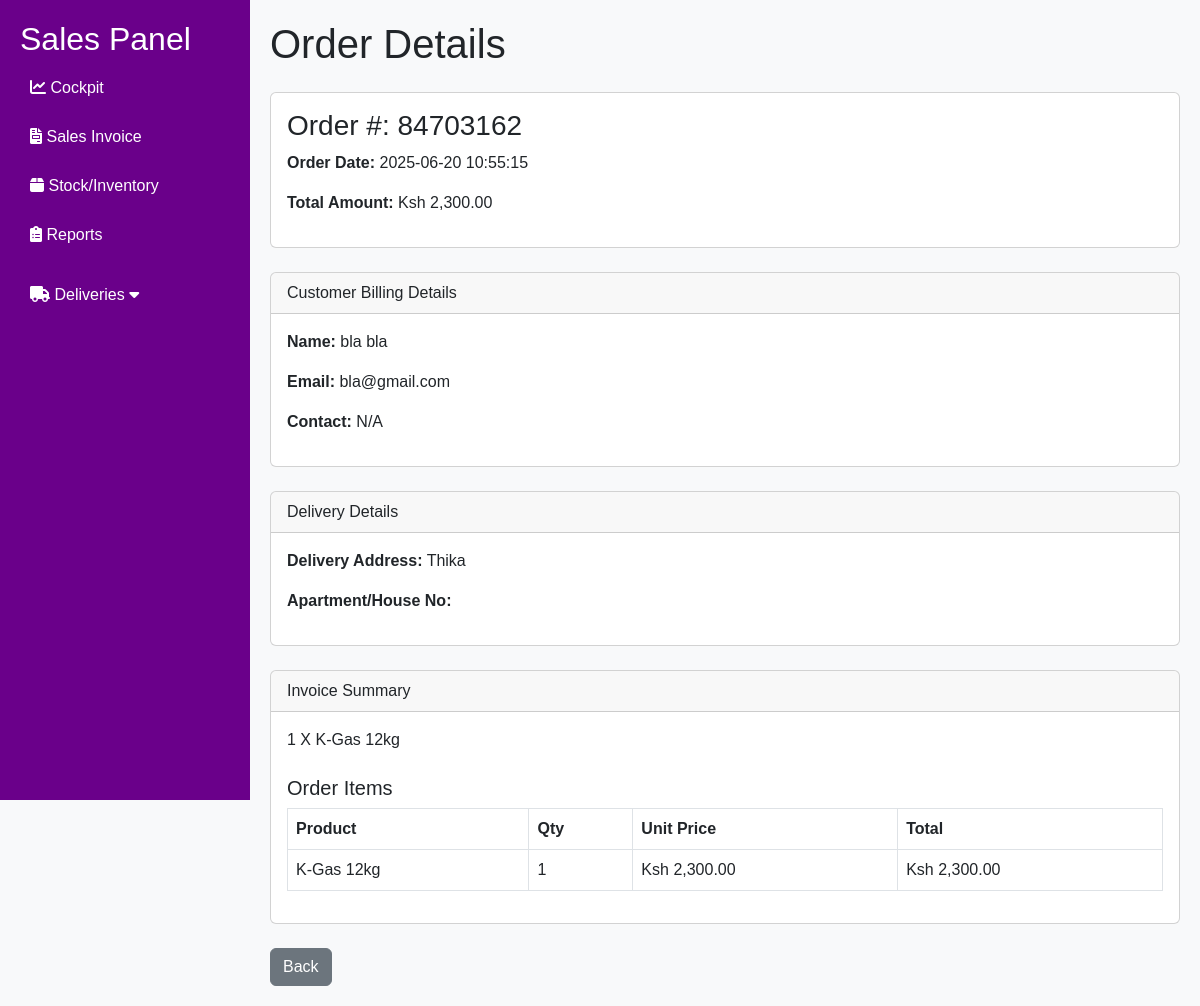
/staff/view_orders.php?order_id=116 (signed in), run on the app's committed database.
### tables this page shows
CREATE TABLE `orders` (
  `order_id` int(11) NOT NULL,
  `invoice_summary` text DEFAULT NULL,
  `total_amount` int(11) DEFAULT NULL,
  `order_date` varchar(50) DEFAULT NULL,
  `order_number` varchar(50) DEFAULT NULL,
  `order_status` varchar(20) DEFAULT 'new',
  `cust_id` int(11) DEFAULT NULL,
  `billing_info` text DEFAULT NULL,
  `delivery_info` text DEFAULT NULL,
  `is_new` tinyint(1) DEFAULT 1
);

CREATE TABLE `order_items` (
  `order_item_id` int(10) UNSIGNED NOT NULL,
  `order_id` int(10) UNSIGNED DEFAULT NULL,
  `product_id` int(10) UNSIGNED DEFAULT NULL,
  `quantity` int(11) DEFAULT NULL,
  `unit_price` decimal(10,2) DEFAULT NULL,
  `product_name` varchar(255) DEFAULT NULL
);

### staff/view_orders.php (the view, shortened to what this page needs)
<?php
$orderId = intval($_GET['order_id']);
require_once('../includes/db.php');
$orderQuery = "SELECT order_number, order_date, invoice_summary, total_amount, billing_info, delivery_info FROM orders WHERE order_id = ?";
$stmt = $conn->prepare($orderQuery);
$stmt->bind_param("i", $orderId);
$stmt->execute();
$result = $stmt->get_result();
$order = $result->fetch_assoc();
$billing_info = json_decode($order['billing_info'], true);
$delivery_info = json_decode($order['delivery_info'], true);
$orderItemsQuery = "SELECT product_name, quantity, unit_price FROM order_items WHERE order_id = ?";
$stmt2 = $conn->prepare($orderItemsQuery);
$stmt2->bind_param("i", $orderId);
$stmt2->execute();
$result2 = $stmt2->get_result();
$orderItems = [];
while ($row = $result2->fetch_assoc()) {
    $orderItems[] = $row;
}
?>
<!DOCTYPE html>
<html lang="en">
<head>
  <link href="https://cdn.jsdelivr.net/npm/bootstrap@5.3.0/dist/css/bootstrap.min.css" rel="stylesheet">
  <link rel="stylesheet" href="https://cdnjs.cloudflare.com/ajax/libs/font-awesome/6.0.0/css/all.min.css">
</head>
<body class="bg-light">
  <div class="d-flex">
    <div class="sidebar">
      <h2>Sales Panel</h2>
      <a href="/OceanGas/staff/sales_staff_dashboard.php" class="<?php echo (basename($_SERVER['PHP_SELF']) === 'sales_staff_dashboard.php') ? 'active' : ''; ?>">
        <i class="fas fa-chart-line"></i> Cockpit
      </a>
      <a href="/OceanGas/staff/sales_invoice.php"><i class="fas fa-file-invoice"></i> Sales Invoice</a>
      <a href="/OceanGas/staff/stock_sales.php"><i class="fas fa-box"></i> Stock/Inventory</a>
      <a href="/OceanGas/staff/reports.php"><i class="fas fa-clipboard-list"></i> Reports</a>
      <div class="dropdown mt-3">
        <button class="dropdown-btn">
          <i class="fas fa-truck"></i> Deliveries <i class="fas fa-caret-down ms-auto"></i>
        </button>
      </div>
    </div>
    <div class="flex-grow-1 main-content">
      <h1 class="mb-4">Order Details</h1>
      <div class="card mb-4">
        <div class="card-body">
          <h3 class="card-title">Order #: <?php echo htmlspecialchars($order['order_number']); ?></h3>
          <p><strong>Order Date:</strong> <?php echo htmlspecialchars($order['order_date']); ?></p>
          <p><strong>Total Amount:</strong> Ksh <?php echo number_format($order['total_amount'], 2); ?></p>
        </div>
      </div>
      <div class="card mb-4">
        <div class="card-header">Customer Billing Details</div>
        <div class="card-body">
          <?php if ($billing_info): ?>
            <p><strong>Name:</strong> <?php echo htmlspecialchars($billing_info['name'] ?? 'N/A'); ?></p>
            <p><strong>Email:</strong> <?php echo htmlspecialchars($billing_info['email'] ?? 'N/A'); ?></p>
            <p><strong>Contact:</strong> <?php echo htmlspecialchars($billing_info['contact'] ?? 'N/A'); ?></p>
          <?php else: ?>
            <p>No billing details available.</p>
          <?php endif; ?>
        </div>
      </div>
      <div class="card mb-4">
        <div class="card-header">Delivery Details</div>
        <div class="card-body">
          <?php if ($delivery_info): ?>
            <p><strong>Delivery Address:</strong> <?php echo htmlspecialchars($delivery_info['address'] ?? 'N/A'); ?></p>
            <p><strong>Apartment/House No:</strong> <?php echo htmlspecialchars($delivery_info['apartment'] ?? 'N/A'); ?></p>
          <?php else: ?>
            <p>No delivery details available.</p>
          <?php endif; ?>
        </div>
      </div>
      <div class="card mb-4">
        <div class="card-header">Invoice Summary</div>
        <div class="card-body">
          <p><?php echo htmlspecialchars($order['invoice_summary']); ?></p>
          <?php if (count($orderItems) > 0): ?>
            <h5 class="mt-4">Order Items</h5>
            <table class="table table-bordered">
              <thead>
                <tr><th>Product</th><th>Qty</th><th>Unit Price</th><th>Total</th></tr>
              </thead>
              <tbody>
                <?php foreach ($orderItems as $item): ?>
                <tr>
                  <td><?php echo htmlspecialchars($item['product_name']); ?></td>
                  <td><?php echo htmlspecialchars($item['quantity']); ?></td>
                  <td>Ksh <?php echo number_format($item['unit_price'],2); ?></td>
                  <td>Ksh <?php echo number_format($item['unit_price']*$item['quantity'],2); ?></td>
                </tr>
                <?php endforeach; ?>
              </tbody>
            </table>
          <?php endif; ?>
        </div>
      </div>
      <a href="javascript:history.back()" class="btn btn-secondary">Back</a>
    </div>
  </div>
</body>
</html>

### staff/view_orders.php (style rules this page uses)
body { font-family: Arial, sans-serif; background: #f8f9fa; }
.sidebar { position: fixed; top: 0; left: 0; width: 250px; height: 100vh; background: #6a008a; color: #fff; padding: 20px; overflow-y: auto; }
.sidebar a { color: #fff; text-decoration: none; display: block; padding: 10px; margin: 5px 0; }
.dropdown-btn { padding: 10px; width: 100%; background: none; border: none; text-align: left; cursor: pointer; font-size: 16px; color: white; }
.main-content { margin-left: 250px; padding: 20px; }

### data on the page
orders: order_number "84703162", order_date "2025-06-20 10:55:15", total_amount "2,300.00", billing_info "bla bla", billing_info "bla@gmail.com", billing_info "N/A", delivery_info "Thika", invoice_summary "1 X K-Gas 12kg"
order_items: product_name "K-Gas 12kg", quantity "1", unit_price "2,300.00", $item['unit_price']*$item['quantity'] "2,300.00"
